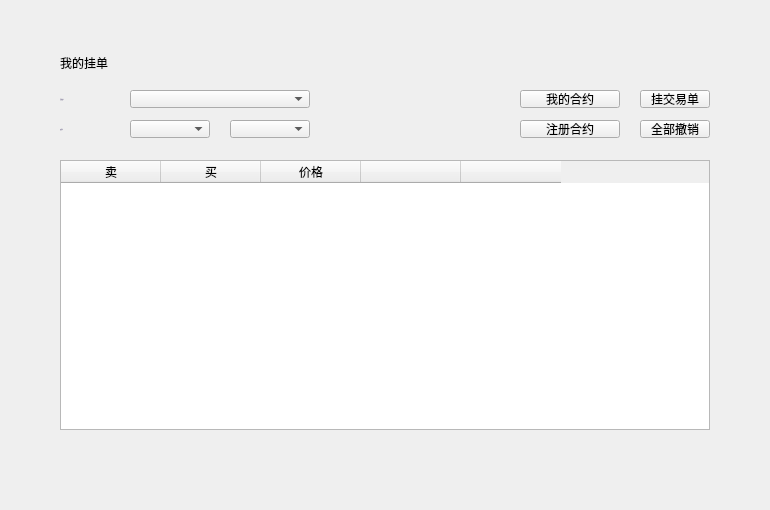
<?xml version="1.0" encoding="UTF-8"?>
<ui version="4.0">
 <class>MyExchangeContractPage</class>
 <widget class="QWidget" name="MyExchangeContractPage">
  <property name="geometry">
   <rect>
    <x>0</x>
    <y>0</y>
    <width>770</width>
    <height>510</height>
   </rect>
  </property>
  <property name="font">
   <font>
    <family>微软雅黑</family>
   </font>
  </property>
  <property name="windowTitle">
   <string>Form</string>
  </property>
  <widget class="QToolButton" name="sellBtn">
   <property name="geometry">
    <rect>
     <x>640</x>
     <y>90</y>
     <width>70</width>
     <height>18</height>
    </rect>
   </property>
   <property name="cursor">
    <cursorShape>PointingHandCursor</cursorShape>
   </property>
   <property name="styleSheet">
    <string notr="true"/>
   </property>
   <property name="text">
    <string>挂交易单</string>
   </property>
  </widget>
  <widget class="QLabel" name="label">
   <property name="geometry">
    <rect>
     <x>60</x>
     <y>90</y>
     <width>70</width>
     <height>18</height>
    </rect>
   </property>
   <property name="font">
    <font>
     <family>Microsoft YaHei UI Light</family>
     <pointsize>-1</pointsize>
     <weight>50</weight>
     <italic>false</italic>
     <bold>false</bold>
    </font>
   </property>
   <property name="styleSheet">
    <string notr="true">QLabel{color: rgb(137,129,161);
font: 11px &quot;Microsoft YaHei UI Light&quot;;}</string>
   </property>
   <property name="text">
    <string>当前账户</string>
   </property>
   <property name="alignment">
    <set>Qt::AlignLeading|Qt::AlignLeft|Qt::AlignVCenter</set>
   </property>
  </widget>
  <widget class="QComboBox" name="accountComboBox">
   <property name="geometry">
    <rect>
     <x>130</x>
     <y>90</y>
     <width>180</width>
     <height>18</height>
    </rect>
   </property>
   <property name="font">
    <font>
     <family>微软雅黑</family>
     <weight>50</weight>
     <bold>false</bold>
    </font>
   </property>
   <property name="focusPolicy">
    <enum>Qt::NoFocus</enum>
   </property>
   <property name="styleSheet">
    <string notr="true"/>
   </property>
  </widget>
  <widget class="QToolButton" name="balanceBtn">
   <property name="geometry">
    <rect>
     <x>520</x>
     <y>90</y>
     <width>100</width>
     <height>18</height>
    </rect>
   </property>
   <property name="cursor">
    <cursorShape>PointingHandCursor</cursorShape>
   </property>
   <property name="text">
    <string>我的合约</string>
   </property>
  </widget>
  <widget class="QLabel" name="title_label">
   <property name="geometry">
    <rect>
     <x>60</x>
     <y>50</y>
     <width>200</width>
     <height>26</height>
    </rect>
   </property>
   <property name="styleSheet">
    <string notr="true"/>
   </property>
   <property name="text">
    <string>我的挂单</string>
   </property>
  </widget>
  <widget class="QComboBox" name="assetComboBox2">
   <property name="geometry">
    <rect>
     <x>230</x>
     <y>120</y>
     <width>80</width>
     <height>18</height>
    </rect>
   </property>
   <property name="font">
    <font>
     <family>微软雅黑</family>
     <weight>50</weight>
     <bold>false</bold>
    </font>
   </property>
   <property name="focusPolicy">
    <enum>Qt::NoFocus</enum>
   </property>
   <property name="styleSheet">
    <string notr="true"/>
   </property>
  </widget>
  <widget class="QTableWidget" name="ordersTableWidget">
   <property name="geometry">
    <rect>
     <x>60</x>
     <y>160</y>
     <width>650</width>
     <height>270</height>
    </rect>
   </property>
   <column>
    <property name="text">
     <string>卖</string>
    </property>
    <property name="font">
     <font>
      <family>微软雅黑</family>
     </font>
    </property>
    <property name="textAlignment">
     <set>AlignCenter</set>
    </property>
   </column>
   <column>
    <property name="text">
     <string>买</string>
    </property>
    <property name="font">
     <font>
      <family>微软雅黑</family>
     </font>
    </property>
    <property name="textAlignment">
     <set>AlignCenter</set>
    </property>
   </column>
   <column>
    <property name="text">
     <string>价格</string>
    </property>
    <property name="font">
     <font>
      <family>微软雅黑</family>
     </font>
    </property>
    <property name="textAlignment">
     <set>AlignCenter</set>
    </property>
   </column>
   <column>
    <property name="text">
     <string/>
    </property>
   </column>
   <column>
    <property name="text">
     <string/>
    </property>
   </column>
  </widget>
  <widget class="QToolButton" name="withdrawAllBtn">
   <property name="geometry">
    <rect>
     <x>640</x>
     <y>120</y>
     <width>70</width>
     <height>18</height>
    </rect>
   </property>
   <property name="cursor">
    <cursorShape>PointingHandCursor</cursorShape>
   </property>
   <property name="styleSheet">
    <string notr="true"/>
   </property>
   <property name="text">
    <string>全部撤销</string>
   </property>
  </widget>
  <widget class="QComboBox" name="assetComboBox">
   <property name="geometry">
    <rect>
     <x>130</x>
     <y>120</y>
     <width>80</width>
     <height>18</height>
    </rect>
   </property>
   <property name="font">
    <font>
     <family>微软雅黑</family>
     <weight>50</weight>
     <bold>false</bold>
    </font>
   </property>
   <property name="focusPolicy">
    <enum>Qt::NoFocus</enum>
   </property>
   <property name="styleSheet">
    <string notr="true"/>
   </property>
  </widget>
  <widget class="QLabel" name="label_4">
   <property name="geometry">
    <rect>
     <x>60</x>
     <y>120</y>
     <width>70</width>
     <height>18</height>
    </rect>
   </property>
   <property name="font">
    <font>
     <family>Microsoft YaHei UI Light</family>
     <pointsize>-1</pointsize>
     <weight>50</weight>
     <italic>false</italic>
     <bold>false</bold>
    </font>
   </property>
   <property name="styleSheet">
    <string notr="true">QLabel{color: rgb(137,129,161);
font: 11px &quot;Microsoft YaHei UI Light&quot;;}</string>
   </property>
   <property name="text">
    <string>交易对</string>
   </property>
   <property name="alignment">
    <set>Qt::AlignLeading|Qt::AlignLeft|Qt::AlignVCenter</set>
   </property>
  </widget>
  <widget class="QStackedWidget" name="stackedWidget">
   <property name="geometry">
    <rect>
     <x>0</x>
     <y>470</y>
     <width>770</width>
     <height>41</height>
    </rect>
   </property>
  </widget>
  <widget class="QToolButton" name="registerBtn">
   <property name="geometry">
    <rect>
     <x>520</x>
     <y>120</y>
     <width>100</width>
     <height>18</height>
    </rect>
   </property>
   <property name="cursor">
    <cursorShape>PointingHandCursor</cursorShape>
   </property>
   <property name="styleSheet">
    <string notr="true"/>
   </property>
   <property name="text">
    <string>注册合约</string>
   </property>
  </widget>
 </widget>
 <resources/>
 <connections/>
</ui>
